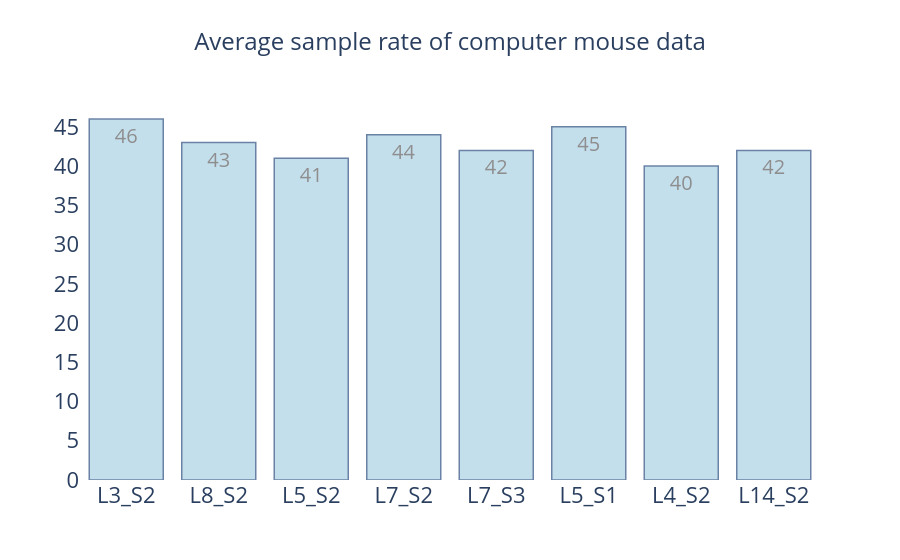

Here is the notebook cell this chart was saved with:
### Code cell


### Figure 1 — Plotly figure (JSON) as saved in the notebook; plotly's stock layout.template omitted (floating-point values rounded to 4 significant figures)
{"data": [{"marker": {"color": "rgb(158,202,225)", "line": {"color": "rgb(8,48,107)", "width": 1.5}}, "opacity": 0.6, "text": ["46", "43", "41", "44", "42", "45", "40", "42"], "textfont": {"size": 20}, "textposition": "auto", "type": "bar", "x": ["L3_S2", "L8_S2", "L5_S2", "L7_S2", "L7_S3", "L5_S1", "L4_S2", "L14_S2"], "y": [46, 43, 41, 44, 42, 45, 40, 42]}], "layout": {"plot_bgcolor": "white", "title": {"font": {"size": 24}, "text": "Average sample rate of computer mouse data", "x": 0.5}, "xaxis": {"tickfont": {"size": 22}}, "yaxis": {"tickfont": {"size": 22}}}}
